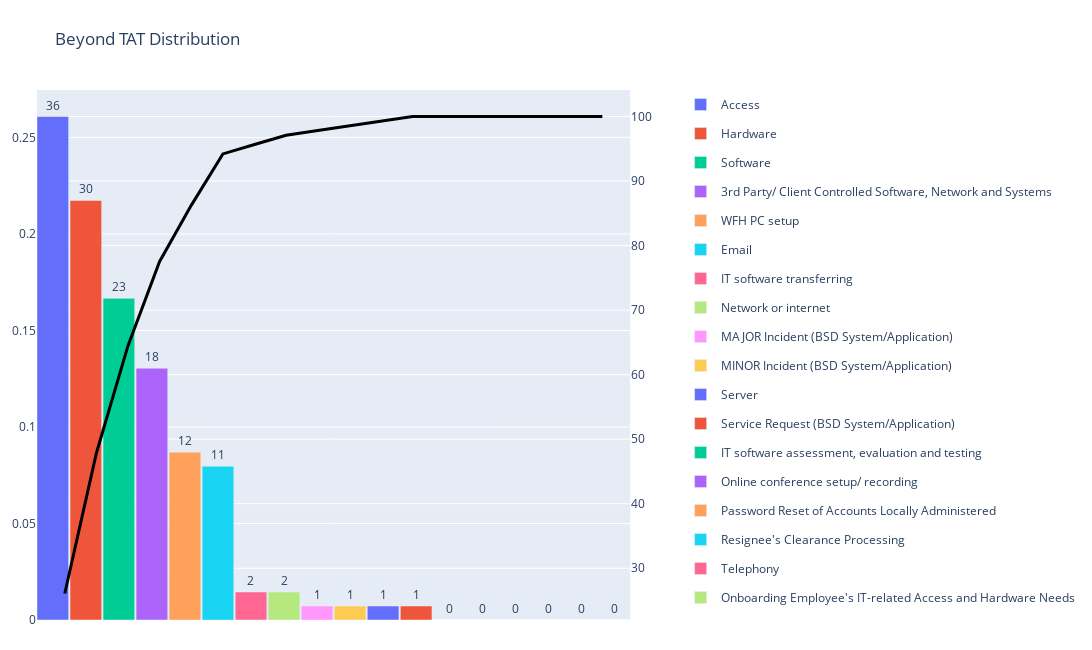

The notebook cell this image was saved under:
### Markdown cell above
## Create Pareto

### Code cell
subfig = make_subplots(specs=[[{"secondary_y": True}]])
fig = px.bar(newdf, x="Service", y="Beyond TAT Percent", text="Beyond_TAT", color=newdf['Service'])
#fig.update_traces(texttemplate='%{text:.2%}', textposition='outside') #for percentage text
fig.update_traces(textposition='outside') #for absolute number text
for data in fig.data:
    data["width"] = 1

fig2 = px.line(newdf, x="Service", y="cumulative_perc")
fig2.update_traces(yaxis="y2", line=dict(color="Black", width=3))

subfig.add_traces(fig.data + fig2.data)
subfig.update_layout(autosize=False, width=1500, height=650, margin=dict(l=25, r=70, t=90, b=30), xaxis={'visible': False, 'showticklabels': False}, title="Beyond TAT Distribution")
subfig.show()

### Figure 1 — Plotly figure (JSON) as saved in the notebook; plotly's stock layout.template omitted (floating-point values rounded to 4 significant figures)
{"data": [{"alignmentgroup": "True", "hovertemplate": "Service=%{x}<br>Beyond TAT Percent=%{y}<br>Beyond_TAT=%{text}<extra></extra>", "legendgroup": "Access", "marker": {"color": "#636efa", "pattern": {"shape": ""}}, "name": "Access", "offsetgroup": "Access", "orientation": "v", "showlegend": true, "text": ["36"], "textposition": "outside", "type": "bar", "width": 1, "x": ["Access"], "xaxis": "x", "y": [0.2609], "yaxis": "y"}, {"alignmentgroup": "True", "hovertemplate": "Service=%{x}<br>Beyond TAT Percent=%{y}<br>Beyond_TAT=%{text}<extra></extra>", "legendgroup": "Hardware", "marker": {"color": "#EF553B", "pattern": {"shape": ""}}, "name": "Hardware", "offsetgroup": "Hardware", "orientation": "v", "showlegend": true, "text": ["30"], "textposition": "outside", "type": "bar", "width": 1, "x": ["Hardware"], "xaxis": "x", "y": [0.2174], "yaxis": "y"}, {"alignmentgroup": "True", "hovertemplate": "Service=%{x}<br>Beyond TAT Percent=%{y}<br>Beyond_TAT=%{text}<extra></extra>", "legendgroup": "Software", "marker": {"color": "#00cc96", "pattern": {"shape": ""}}, "name": "Software", "offsetgroup": "Software", "orientation": "v", "showlegend": true, "text": ["23"], "textposition": "outside", "type": "bar", "width": 1, "x": ["Software"], "xaxis": "x", "y": [0.1667], "yaxis": "y"}, {"alignmentgroup": "True", "hovertemplate": "Service=%{x}<br>Beyond TAT Percent=%{y}<br>Beyond_TAT=%{text}<extra></extra>", "legendgroup": "3rd Party/ Client Controlled Software, Network and Systems", "marker": {"color": "#ab63fa", "pattern": {"shape": ""}}, "name": "3rd Party/ Client Controlled Software, Network and Systems", "offsetgroup": "3rd Party/ Client Controlled Software, Network and Systems", "orientation": "v", "showlegend": true, "text": ["18"], "textposition": "outside", "type": "bar", "width": 1, "x": ["3rd Party/ Client Controlled Software, Network and Systems"], "xaxis": "x", "y": [0.1304], "yaxis": "y"}, {"alignmentgroup": "True", "hovertemplate": "Service=%{x}<br>Beyond TAT Percent=%{y}<br>Beyond_TAT=%{text}<extra></extra>", "legendgroup": "WFH PC setup", "marker": {"color": "#FFA15A", "pattern": {"shape": ""}}, "name": "WFH PC setup", "offsetgroup": "WFH PC setup", "orientation": "v", "showlegend": true, "text": ["12"], "textposition": "outside", "type": "bar", "width": 1, "x": ["WFH PC setup"], "xaxis": "x", "y": [0.08696], "yaxis": "y"}, {"alignmentgroup": "True", "hovertemplate": "Service=%{x}<br>Beyond TAT Percent=%{y}<br>Beyond_TAT=%{text}<extra></extra>", "legendgroup": "Email", "marker": {"color": "#19d3f3", "pattern": {"shape": ""}}, "name": "Email", "offsetgroup": "Email", "orientation": "v", "showlegend": true, "text": ["11"], "textposition": "outside", "type": "bar", "width": 1, "x": ["Email"], "xaxis": "x", "y": [0.07971], "yaxis": "y"}, {"alignmentgroup": "True", "hovertemplate": "Service=%{x}<br>Beyond TAT Percent=%{y}<br>Beyond_TAT=%{text}<extra></extra>", "legendgroup": "IT software transferring", "marker": {"color": "#FF6692", "pattern": {"shape": ""}}, "name": "IT software transferring", "offsetgroup": "IT software transferring", "orientation": "v", "showlegend": true, "text": ["2"], "textposition": "outside", "type": "bar", "width": 1, "x": ["IT software transferring"], "xaxis": "x", "y": [0.01449], "yaxis": "y"}, {"alignmentgroup": "True", "hovertemplate": "Service=%{x}<br>Beyond TAT Percent=%{y}<br>Beyond_TAT=%{text}<extra></extra>", "legendgroup": "Network or internet", "marker": {"color": "#B6E880", "pattern": {"shape": ""}}, "name": "Network or internet", "offsetgroup": "Network or internet", "orientation": "v", "showlegend": true, "text": ["2"], "textposition": "outside", "type": "bar", "width": 1, "x": ["Network or internet"], "xaxis": "x", "y": [0.01449], "yaxis": "y"}, {"alignmentgroup": "True", "hovertemplate": "Service=%{x}<br>Beyond TAT Percent=%{y}<br>Beyond_TAT=%{text}<extra></extra>", "legendgroup": "MAJOR Incident (BSD System/Application)", "marker": {"color": "#FF97FF", "pattern": {"shape": ""}}, "name": "MAJOR Incident (BSD System/Application)", "offsetgroup": "MAJOR Incident (BSD System/Application)", "orientation": "v", "showlegend": true, "text": ["1"], "textposition": "outside", "type": "bar", "width": 1, "x": ["MAJOR Incident (BSD System/Application)"], "xaxis": "x", "y": [0.007246], "yaxis": "y"}, {"alignmentgroup": "True", "hovertemplate": "Service=%{x}<br>Beyond TAT Percent=%{y}<br>Beyond_TAT=%{text}<extra></extra>", "legendgroup": "MINOR Incident (BSD System/Application)", "marker": {"color": "#FECB52", "pattern": {"shape": ""}}, "name": "MINOR Incident (BSD System/Application)", "offsetgroup": "MINOR Incident (BSD System/Application)", "orientation": "v", "showlegend": true, "text": ["1"], "textposition": "outside", "type": "bar", "width": 1, "x": ["MINOR Incident (BSD System/Application)"], "xaxis": "x", "y": [0.007246], "yaxis": "y"}, {"alignmentgroup": "True", "hovertemplate": "Service=%{x}<br>Beyond TAT Percent=%{y}<br>Beyond_TAT=%{text}<extra></extra>", "legendgroup": "Server", "marker": {"color": "#636efa", "pattern": {"shape": ""}}, "name": "Server", "offsetgroup": "Server", "orientation": "v", "showlegend": true, "text": ["1"], "textposition": "outside", "type": "bar", "width": 1, "x": ["Server"], "xaxis": "x", "y": [0.007246], "yaxis": "y"}, {"alignmentgroup": "True", "hovertemplate": "Service=%{x}<br>Beyond TAT Percent=%{y}<br>Beyond_TAT=%{text}<extra></extra>", "legendgroup": "Service Request (BSD System/Application)", "marker": {"color": "#EF553B", "pattern": {"shape": ""}}, "name": "Service Request (BSD System/Application)", "offsetgroup": "Service Request (BSD System/Application)", "orientation": "v", "showlegend": true, "text": ["1"], "textposition": "outside", "type": "bar", "width": 1, "x": ["Service Request (BSD System/Application)"], "xaxis": "x", "y": [0.007246], "yaxis": "y"}, {"alignmentgroup": "True", "hovertemplate": "Service=%{x}<br>Beyond TAT Percent=%{y}<br>Beyond_TAT=%{text}<extra></extra>", "legendgroup": "IT software assessment, evaluation and testing", "marker": {"color": "#00cc96", "pattern": {"shape": ""}}, "name": "IT software assessment, evaluation and testing", "offsetgroup": "IT software assessment, evaluation and testing", "orientation": "v", "showlegend": true, "text": ["0"], "textposition": "outside", "type": "bar", "width": 1, "x": ["IT software assessment, evaluation and testing"], "xaxis": "x", "y": [0], "yaxis": "y"}, {"alignmentgroup": "True", "hovertemplate": "Service=%{x}<br>Beyond TAT Percent=%{y}<br>Beyond_TAT=%{text}<extra></extra>", "legendgroup": "Online conference setup/ recording", "marker": {"color": "#ab63fa", "pattern": {"shape": ""}}, "name": "Online conference setup/ recording", "offsetgroup": "Online conference setup/ recording", "orientation": "v", "showlegend": true, "text": ["0"], "textposition": "outside", "type": "bar", "width": 1, "x": ["Online conference setup/ recording"], "xaxis": "x", "y": [0], "yaxis": "y"}, {"alignmentgroup": "True", "hovertemplate": "Service=%{x}<br>Beyond TAT Percent=%{y}<br>Beyond_TAT=%{text}<extra></extra>", "legendgroup": "Password Reset of Accounts Locally Administered", "marker": {"color": "#FFA15A", "pattern": {"shape": ""}}, "name": "Password Reset of Accounts Locally Administered", "offsetgroup": "Password Reset of Accounts Locally Administered", "orientation": "v", "showlegend": true, "text": ["0"], "textposition": "outside", "type": "bar", "width": 1, "x": ["Password Reset of Accounts Locally Administered"], "xaxis": "x", "y": [0], "yaxis": "y"}, {"alignmentgroup": "True", "hovertemplate": "Service=%{x}<br>Beyond TAT Percent=%{y}<br>Beyond_TAT=%{text}<extra></extra>", "legendgroup": "Resignee's Clearance Processing", "marker": {"color": "#19d3f3", "pattern": {"shape": ""}}, "name": "Resignee's Clearance Processing", "offsetgroup": "Resignee's Clearance Processing", "orientation": "v", "showlegend": true, "text": ["0"], "textposition": "outside", "type": "bar", "width": 1, "x": ["Resignee's Clearance Processing"], "xaxis": "x", "y": [0], "yaxis": "y"}, {"alignmentgroup": "True", "hovertemplate": "Service=%{x}<br>Beyond TAT Percent=%{y}<br>Beyond_TAT=%{text}<extra></extra>", "legendgroup": "Telephony", "marker": {"color": "#FF6692", "pattern": {"shape": ""}}, "name": "Telephony", "offsetgroup": "Telephony", "orientation": "v", "showlegend": true, "text": ["0"], "textposition": "outside", "type": "bar", "width": 1, "x": ["Telephony"], "xaxis": "x", "y": [0], "yaxis": "y"}, {"alignmentgroup": "True", "hovertemplate": "Service=%{x}<br>Beyond TAT Percent=%{y}<br>Beyond_TAT=%{text}<extra></extra>", "legendgroup": "Onboarding Employee's IT-related Access and Hardware Needs", "marker": {"color": "#B6E880", "pattern": {"shape": ""}}, "name": "Onboarding Employee's IT-related Access and Hardware Needs", "offsetgroup": "Onboarding Employee's IT-related Access and Hardware Needs", "orientation": "v", "showlegend": true, "text": ["0"], "textposition": "outside", "type": "bar", "width": 1, "x": ["Onboarding Employee's IT-related Access and Hardware Needs"], "xaxis": "x", "y": [0], "yaxis": "y"}, {"hovertemplate": "Service=%{x}<br>cumulative_perc=%{y}<extra></extra>", "legendgroup": "", "line": {"color": "Black", "dash": "solid", "width": 3}, "marker": {"symbol": "circle"}, "mode": "lines", "name": "", "orientation": "v", "showlegend": false, "type": "scatter", "x": ["Access", "Hardware", "Software", "3rd Party/ Client Controlled Software, Network and Systems", "WFH PC setup", "Email", "IT software transferring", "Network or internet", "MAJOR Incident (BSD System/Application)", "MINOR Incident (BSD System/Application)", "Server", "Service Request (BSD System/Application)", "IT software assessment, evaluation and testing", "Online conference setup/ recording", "Password Reset of Accounts Locally Administered", "Resignee's Clearance Processing", "Telephony", "Onboarding Employee's IT-related Access and Hardware Needs"], "xaxis": "x", "y": [26.09, 47.83, 64.49, 77.54, 86.23, 94.2, 95.65, 97.1, 97.83, 98.55, 99.28, 100, 100, 100, 100, 100, 100, 100], "yaxis": "y2"}], "layout": {"autosize": false, "height": 650, "margin": {"b": 30, "l": 25, "r": 70, "t": 90}, "title": {"text": "Beyond TAT Distribution"}, "width": 1500, "xaxis": {"anchor": "y", "domain": [0, 0.94], "showticklabels": false, "visible": false}, "yaxis": {"anchor": "x", "domain": [0, 1]}, "yaxis2": {"anchor": "x", "overlaying": "y", "side": "right"}}}
